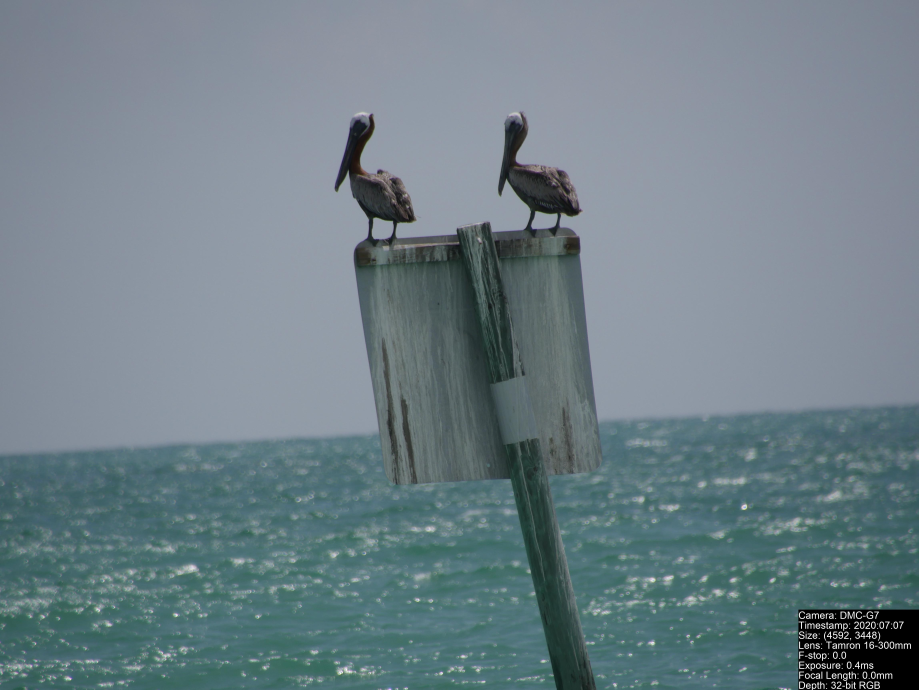
#> input picture photos/200707_Boca-Grande_004.jpg, 4592 x 3448 px (shown at 1/5 size); its folder holds only this picture in this run
$ python anno.py
#> lines starting #> are read from the running program, lines starting #| are printed output that depends on the picture
from exif import Image as _Image
from PIL import Image
from PIL import ImageFont
from PIL import ImageDraw
from glob import glob

from skimage.io import imread, imsave
import matplotlib.pyplot as plt
import numpy as np


def get_exif(file):

	f = open(file, 'rb')
	b = _Image(f)
	b.datetime = b.datetime.split(' ')[0]

	str = f'Camera: {b.model}\nTimestamp: {b.datetime}\n'
	str += f'Size: {(b.pixel_x_dimension, b.pixel_y_dimension)}\n'
	str += f'Lens: Tamron 16-300mm\nF-stop: {b.f_number}\n'
	str += f'Exposure: {b.exposure_time*1e3}ms\n'
	str += f'Focal Length: {b.focal_length}mm\nDepth: 32-bit RGB'
	f.close()

	return str

def add_matte(im, pad=(300,300), value=255):

	pad_h, pad_w  = pad
	r  = np.pad(im[:,:,0], ((pad_h,pad_w),(pad_h,pad_w)), mode='constant', constant_values=((value, value),(value,value)))
	g  = np.pad(im[:,:,1], ((pad_h,pad_w),(pad_h,pad_w)), mode='constant', constant_values=((value, value),(value,value)))
	b  = np.pad(im[:,:,2], ((pad_h,pad_w),(pad_h,pad_w)), mode='constant', constant_values=((value, value),(value,value)))
	im = np.dstack((r,g,b))
	return im


def anno_exif(file, str, box_size=(600,400), out_file=None):

	"""Annotates EXIF parameters onto image"""

	if not out_file:
		out_file=file

	# [9 lines of commented-out code are left out]

str = 'photos/*.jpg'
files = glob(str)
for file in files:

	im = imread(file)
#> im is the input picture: shape (3448, 4592, 3); mean R, G, B 111, 128.1, 135.7
	im = add_matte(im, pad=(10, 10), value=0)
#> in add_matte, `r  = np.pad(im[:,:,0], ((pad_h,pad_w),(pad_h,pad_w)), mode='constant',..`:
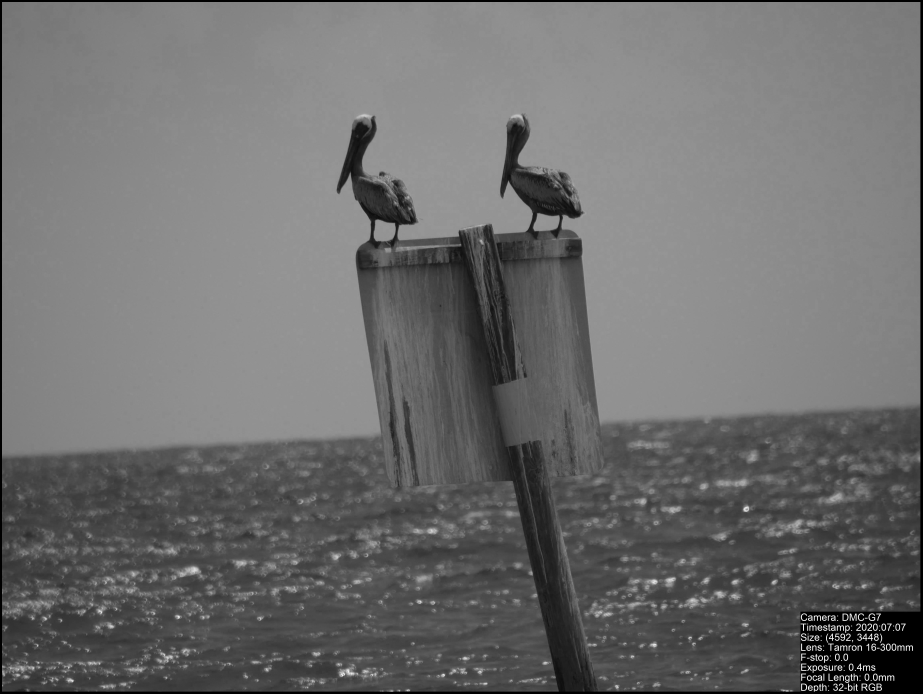
#> r: shape (3468, 4612) (shown at 1/5 size); min 0, max 255, mean 109.8
#> in add_matte, `g  = np.pad(im[:,:,1], ((pad_h,pad_w),(pad_h,pad_w)), mode='constant',..`:
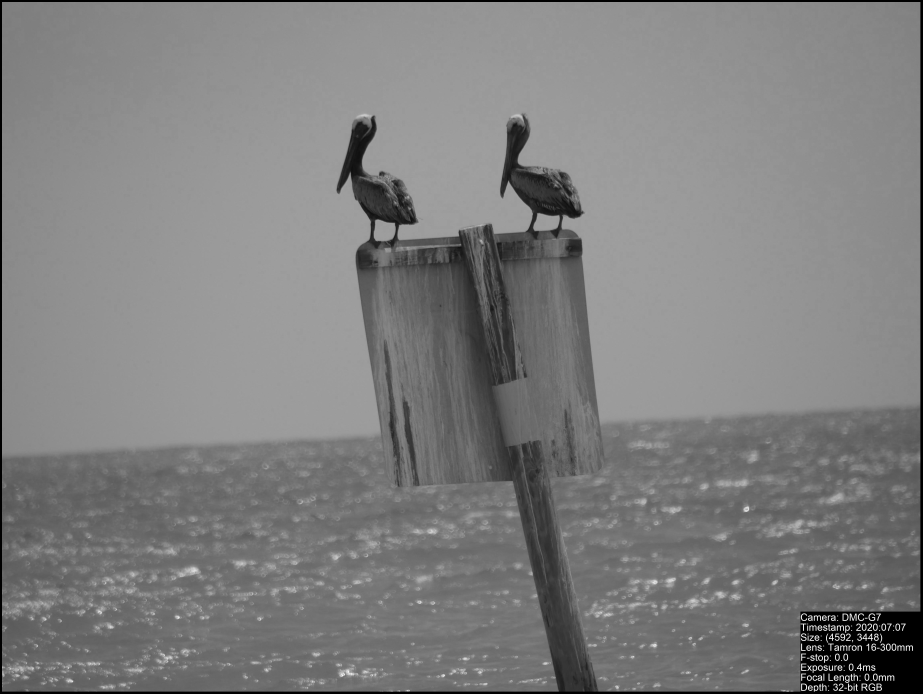
#> g: shape (3468, 4612) (shown at 1/5 size); min 0, max 255, mean 126.8
	im = add_matte(im, pad=(300,300), value=255)
	im = add_matte(im, pad=(10, 10), value=0)
#> call 3 of add_matte, with pad = (10, 10), value = 0
#> in add_matte (call 3), `r  = np.pad(im[:,:,0], ((pad_h,pad_w),(pad_h,pad_w)), mode='constant',..`:
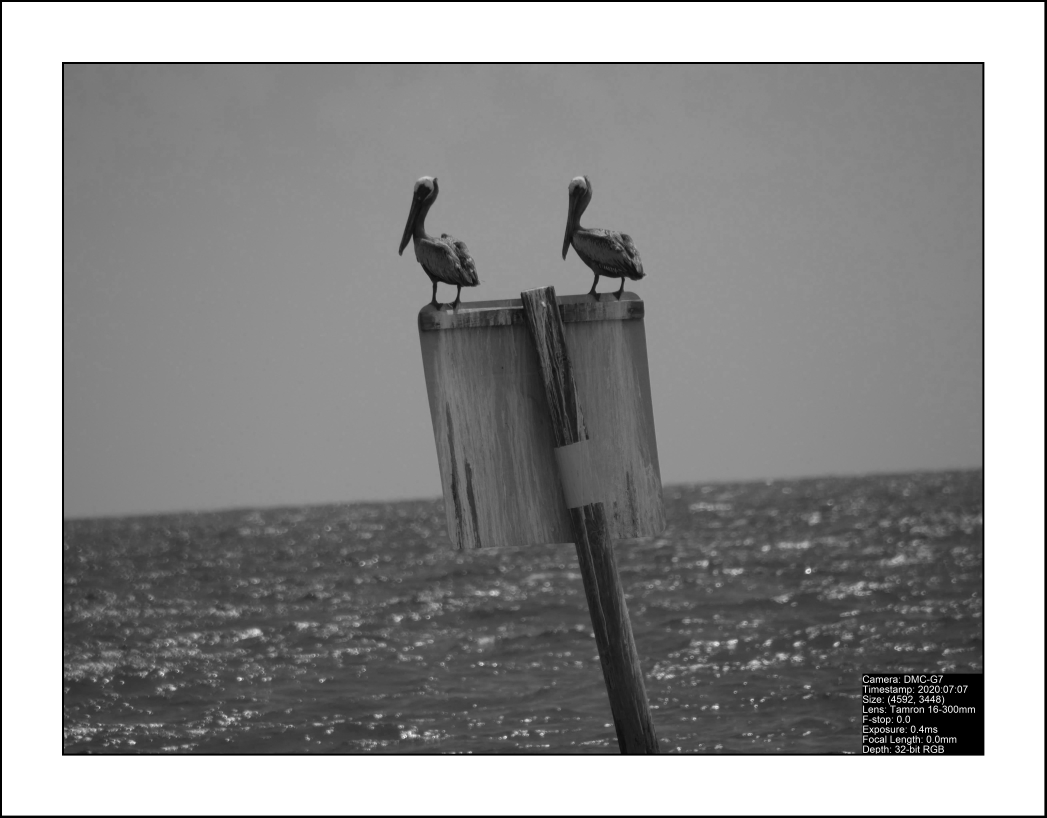
#> r: shape (4088, 5232) (shown at 1/5 size); min 0, max 255, mean 144.2
#> in add_matte (call 3), `g  = np.pad(im[:,:,1], ((pad_h,pad_w),(pad_h,pad_w)), mode='constant',..`:
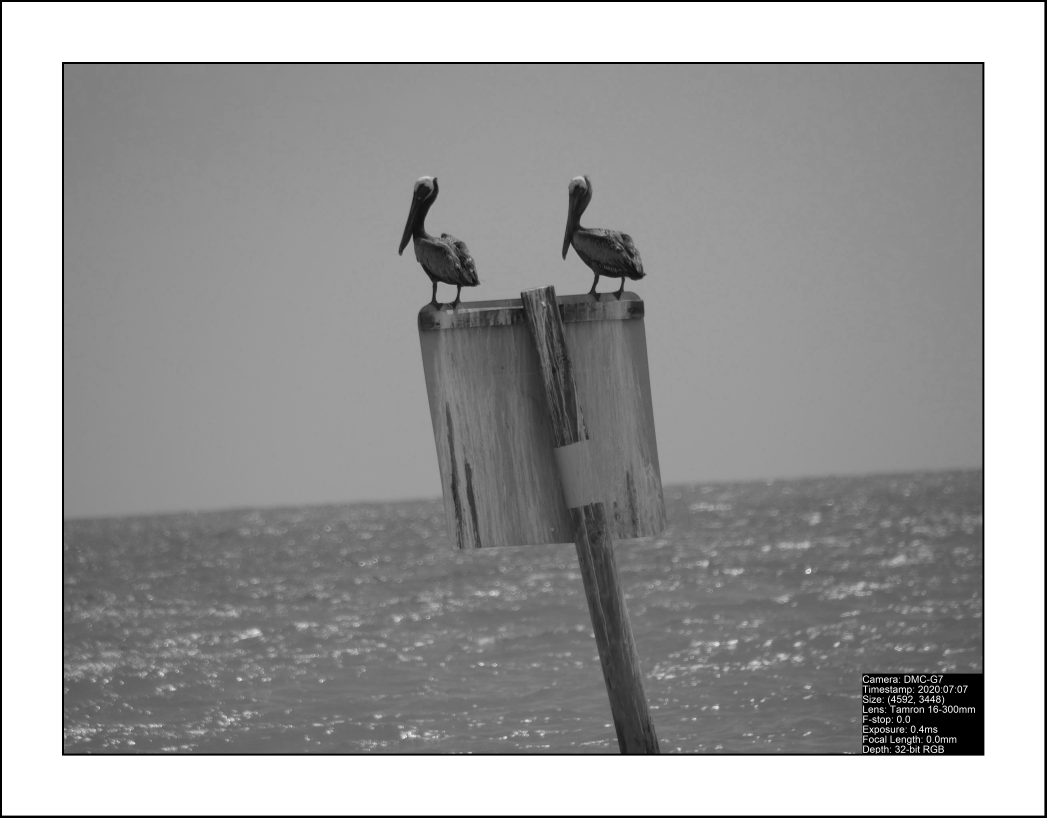
#> g: shape (4088, 5232) (shown at 1/5 size); min 0, max 255, mean 156.9
#> in add_matte (call 3), `im = np.dstack((r,g,b))`:
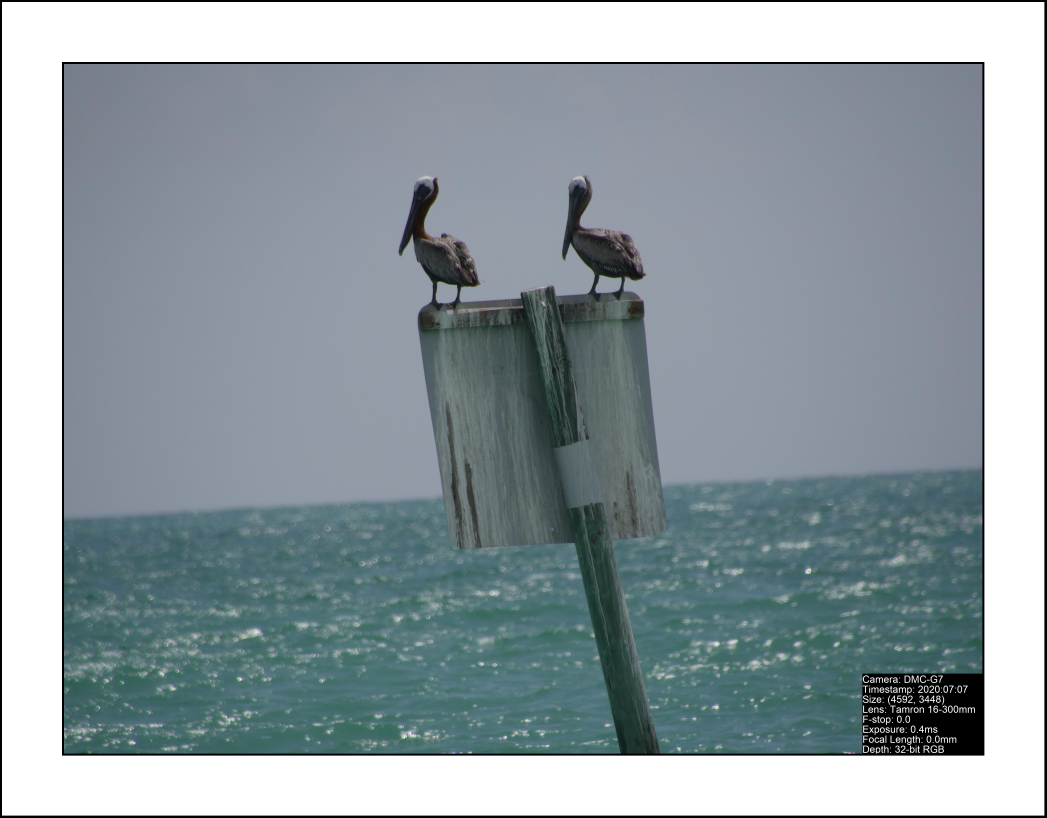
#> im: shape (4088, 5232, 3) (shown at 1/5 size); mean R, G, B 144.2, 156.9, 162.5

	exif = get_exif(file)
#> (the run stopped early here; a loop or call above may not have finished)

$ run again, on photos/200803_Medicine-Bow_026.jpg
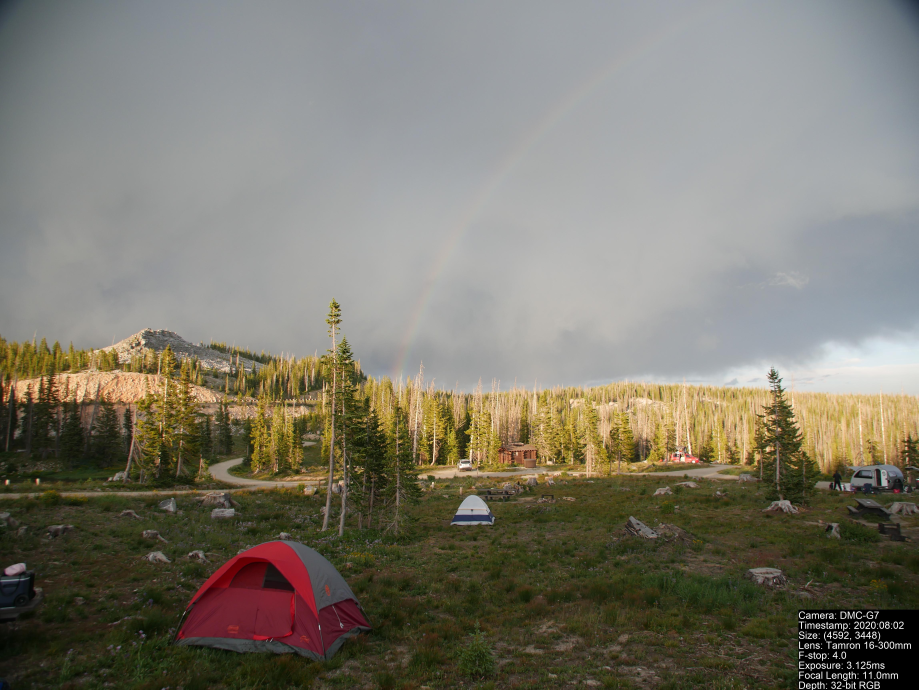
#> input picture photos/200803_Medicine-Bow_026.jpg, 4592 x 3448 px (shown at 1/5 size)
#> im is the input picture: shape (3448, 4592, 3); mean R, G, B 124.8, 121.4, 109.4
#> im: shape (3468, 4612, 3)
#> r: shape (4068, 5212)
#> g: shape (4068, 5212)
#> b: shape (4068, 5212)
#> im: shape (4068, 5212, 3)
#> r: shape (4088, 5232)
#> g: shape (4088, 5232)
#> in add_matte (call 3), `b  = np.pad(im[:,:,2], ((pad_h,pad_w),(pad_h,pad_w)), mode='constant',..`:
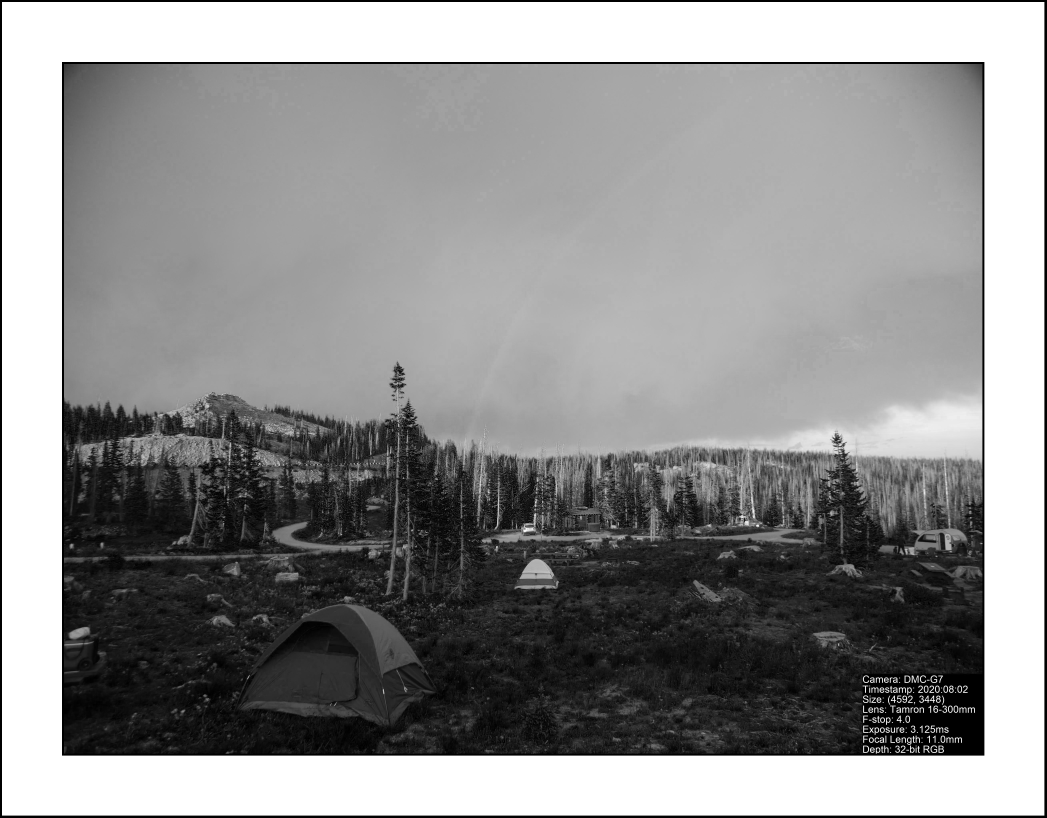
#> b: shape (4088, 5232) (shown at 1/5 size); min 0, max 255, mean 143.1
#> in add_matte (call 3), `im = np.dstack((r,g,b))`:
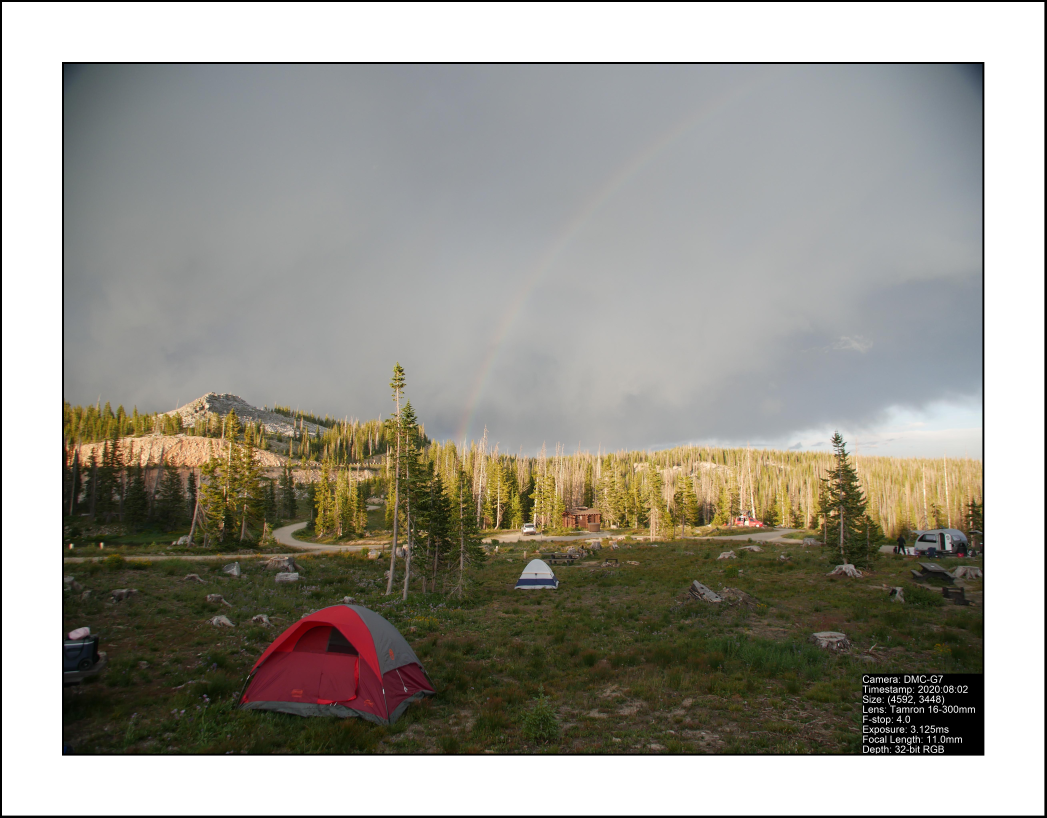
#> im: shape (4088, 5232, 3) (shown at 1/5 size); mean R, G, B 154.5, 151.9, 143.1

$ run again, on photos/200803_Medicine-Bow_048.jpg
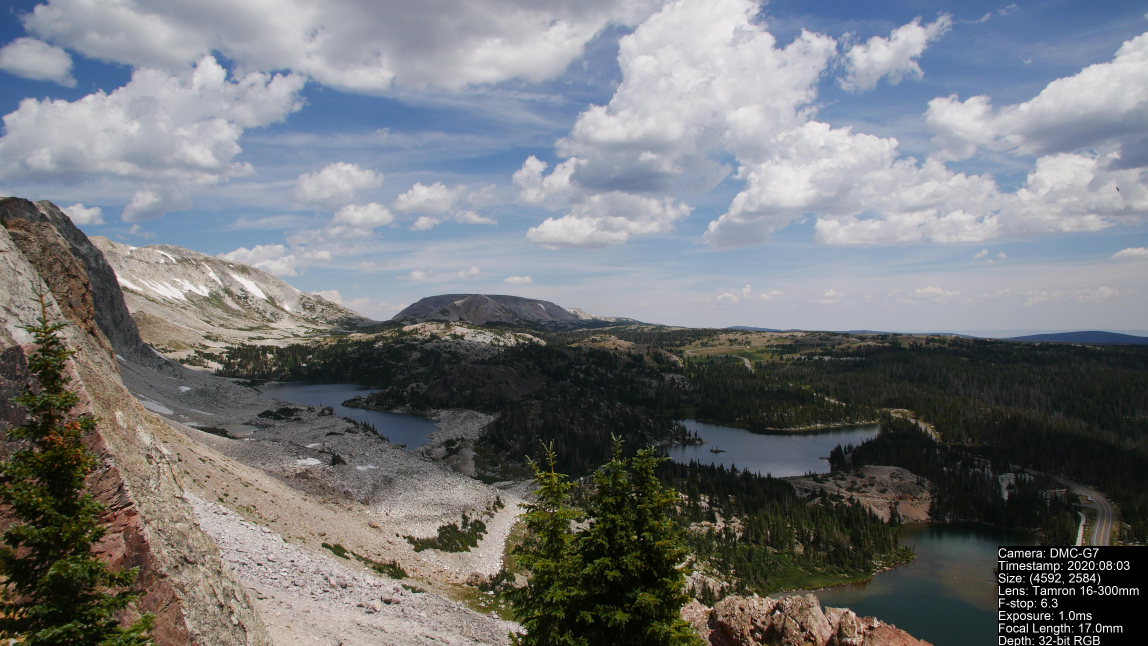
#> input picture photos/200803_Medicine-Bow_048.jpg, 4592 x 2584 px (shown at 1/4 size)
#> im is the input picture: shape (2584, 4592, 3); mean R, G, B 115.3, 117.8, 120.6
#> in add_matte, `b  = np.pad(im[:,:,2], ((pad_h,pad_w),(pad_h,pad_w)), mode='constant',..`:
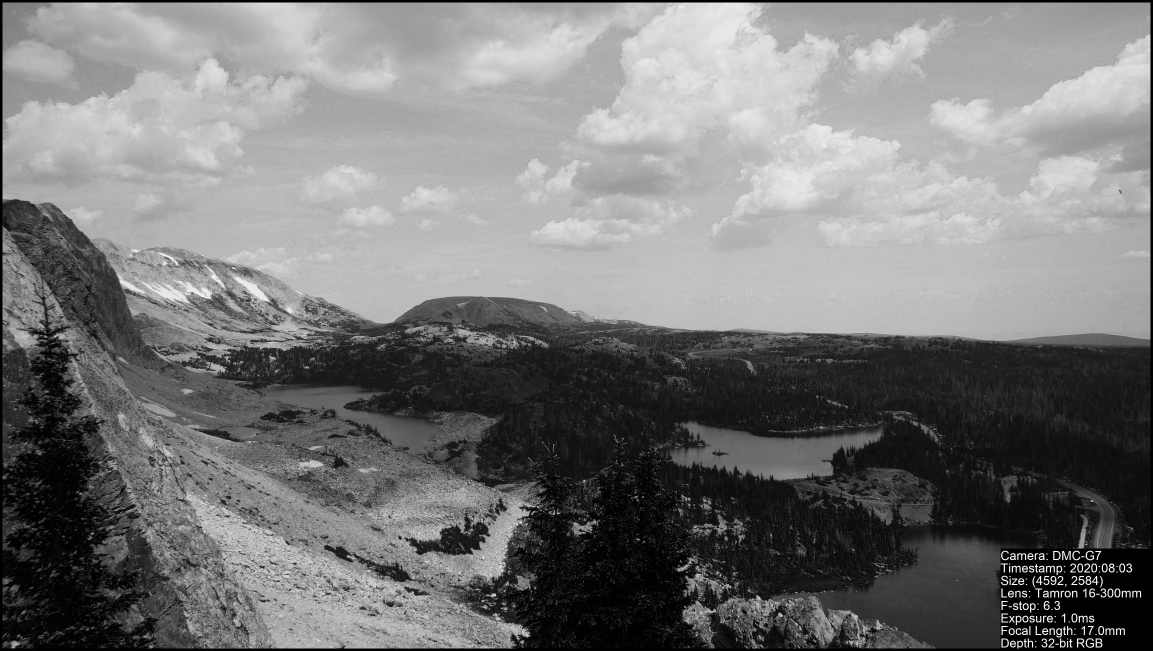
#> b: shape (2604, 4612) (shown at 1/4 size); min 0, max 255, mean 119.1
#> im: shape (2604, 4612, 3)
#> r: shape (3204, 5212)
#> g: shape (3204, 5212)
#> b: shape (3204, 5212)
#> im: shape (3204, 5212, 3)
#> r: shape (3224, 5232)
#> g: shape (3224, 5232)
#> b: shape (3224, 5232)
#> in add_matte (call 3), `im = np.dstack((r,g,b))`:
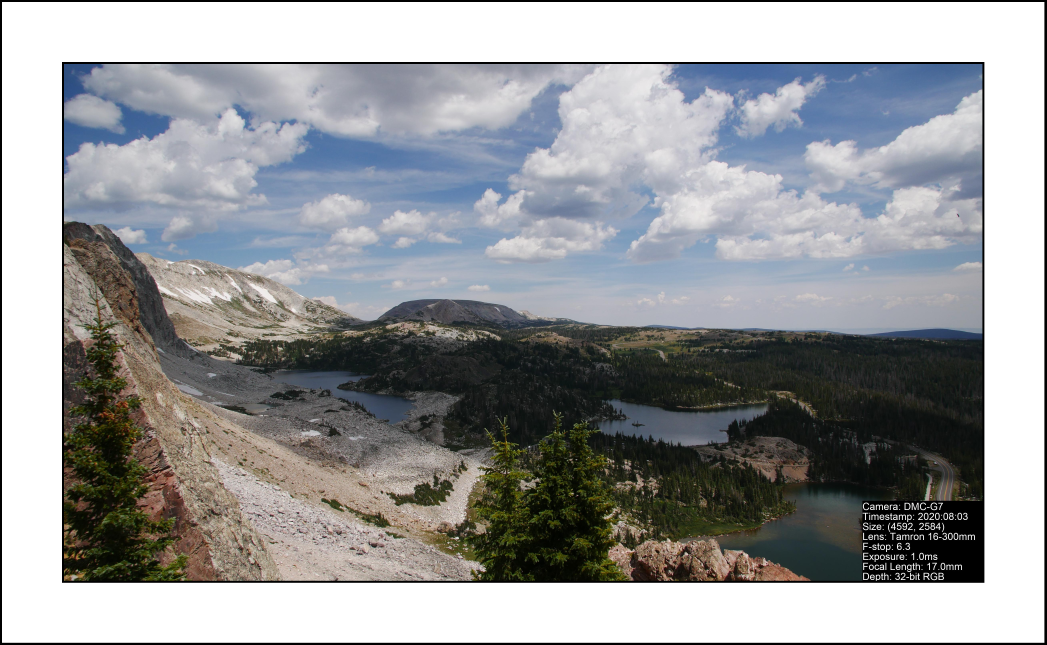
#> im: shape (3224, 5232, 3) (shown at 1/5 size); mean R, G, B 152, 153.7, 155.7
